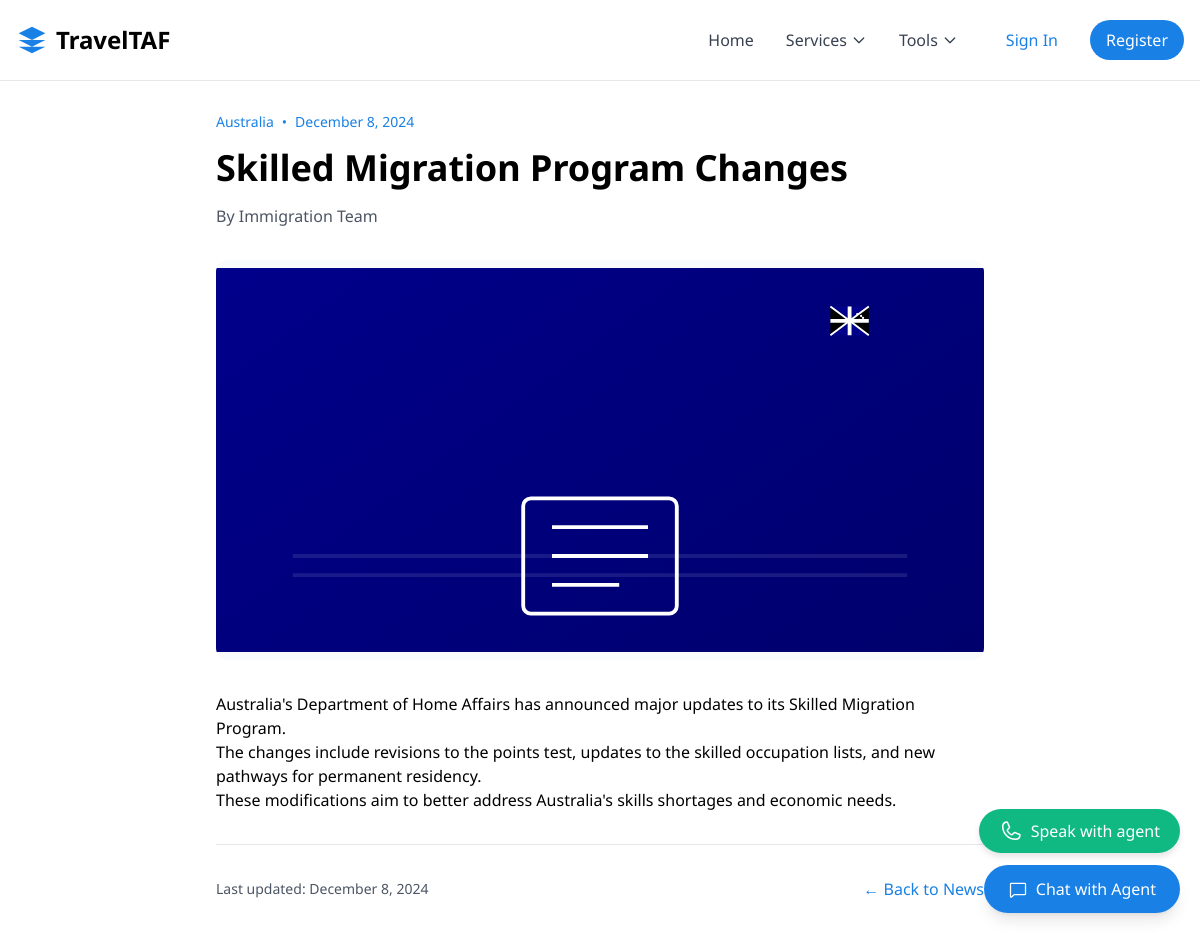
Screenshot of /news/skilled-migration-program-changes/ with the database file from the repository.
### news/models.py (models this page shows, shortened)
class News(models.Model):
    title = models.CharField(max_length=255)
    slug = models.SlugField(unique=True)
    content = models.TextField()
    category = models.ForeignKey(NewsCategory, on_delete=models.CASCADE, related_name='news')
    published_date = models.DateTimeField(auto_now_add=True)
    updated_date = models.DateTimeField(auto_now=True)
    author = models.CharField(max_length=100)
    image = models.ImageField(upload_to='news_images/', null=True, blank=True)
    is_featured = models.BooleanField(default=False)
    is_published = models.BooleanField(default=True)
    class Meta:
        verbose_name_plural = "News Articles"
        ordering = ['-published_date']

class NewsCategory(models.Model):
    name = models.CharField(max_length=100)
    slug = models.SlugField(unique=True)
    description = models.TextField(blank=True)
    class Meta:
        verbose_name_plural = "News Categories"

### news/views.py (the view)
# urls.py: path('<slug:slug>/', views.NewsDetailView.as_view(), name='detail'),
class NewsDetailView(DetailView):
    model = News
    template_name = 'news/news_detail.html'
    context_object_name = 'news'

### templates/news/news_detail.html
{% extends 'base.html' %}
{% load static %}
{% block content %}
<div class="container mx-auto px-4 py-8">
    <article class="max-w-3xl mx-auto">
        <header class="mb-8">
            <div class="flex items-center text-sm text-[#1980e6] mb-4">
                <span>{{ news.category.name }}</span>
                <span class="mx-2">•</span>
                <time>{{ news.published_date|date:"F j, Y" }}</time>
            </div>
            <h1 class="text-4xl font-bold mb-4">{{ news.title }}</h1>
            <div class="flex items-center text-gray-600">
                <span>By {{ news.author }}</span>
            </div>
        </header>
        {% if news.image %}
            <div class="mb-8">
                <img src="{{ news.image.url }}"
                     alt="{{ news.title }}"
                     class="w-full h-[400px] object-cover rounded-xl shadow-lg">
            </div>
        {% else %}
            <div class="mb-8">
                <img src="{% static 'images/svg/news_icons/'|add:news.category.slug|add:'.svg' %}"
                     alt="{{ news.category.name }} News"
                     class="w-full h-[400px] object-contain bg-gray-50 rounded-xl">
            </div>
        {% endif %}
        <div class="prose max-w-none">
            {{ news.content|linebreaks }}
        </div>
        <footer class="mt-8 pt-8 border-t">
            <div class="flex justify-between items-center">
                <div class="text-sm text-gray-600">
                    Last updated: {{ news.updated_date|date:"F j, Y" }}
                </div>
                <a href="{% url 'news:list' %}"
                   class="text-[#1980e6] hover:text-blue-700">
                    ← Back to News
                </a>
            </div>
        </footer>
    </article>
</div>
{% endblock %}

### static/css/index.css (style rules this page uses)
body { font-family: "Noto Serif", "Noto Sans", sans-serif; }

### templates/base.html (style rules this page uses)
body { font-family: 'Noto Sans', sans-serif; }

### rows the page displays
News: category.name "Australia", published_date "December 8, 2024", title "Skilled Migration Program Changes", author "Immigration Team", content "Australia's Department of Home Affairs has announced major updates to its Skilled Migration Program. The changes include revisions to the points test, updates to the skilled occupation lists, and new pathways for permanent residency. These modifications aim to better address Australia's skills shortages and economic needs.", updated_date "December 8, 2024"
